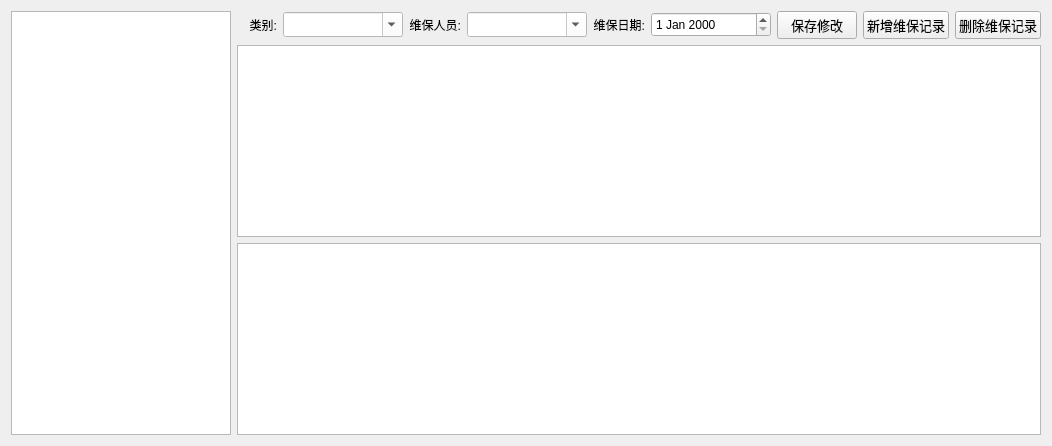
        <widget class="QWidget" name="tab">
         <attribute name="title">
          <string>维保记录</string>
         </attribute>
         <layout class="QHBoxLayout" name="horizontalLayout_5">
          <item>
           <layout class="QHBoxLayout" name="horizontalLayout_3">
            <item>
             <widget class="QTableView" name="Tb_WB">
              <property name="maximumSize">
               <size>
                <width>220</width>
                <height>16777215</height>
               </size>
              </property>
              <property name="selectionBehavior">
               <enum>QAbstractItemView::SelectRows</enum>
              </property>
              <attribute name="horizontalHeaderDefaultSectionSize">
               <number>100</number>
              </attribute>
             </widget>
            </item>
            <item>
             <layout class="QVBoxLayout" name="verticalLayout_2">
              <item>
               <layout class="QHBoxLayout" name="horizontalLayout_2">
                <item>
                 <widget class="QLabel" name="label_28">
                  <property name="minimumSize">
                   <size>
                    <width>40</width>
                    <height>0</height>
                   </size>
                  </property>
                  <property name="maximumSize">
                   <size>
                    <width>40</width>
                    <height>16777215</height>
                   </size>
                  </property>
                  <property name="styleSheet">
                   <string notr="true">font: 10pt &quot;微软雅黑&quot;;</string>
                  </property>
                  <property name="text">
                   <string>类别:</string>
                  </property>
                  <property name="alignment">
                   <set>Qt::AlignRight|Qt::AlignTrailing|Qt::AlignVCenter</set>
                  </property>
                 </widget>
                </item>
                <item>
                 <widget class="QComboBox" name="comboBox_wb_type">
                  <property name="minimumSize">
                   <size>
                    <width>120</width>
                    <height>25</height>
                   </size>
                  </property>
                  <property name="maximumSize">
                   <size>
                    <width>300</width>
                    <height>16777215</height>
                   </size>
                  </property>
                  <property name="font">
                   <font>
                    <family>微软雅黑</family>
                    <pointsize>9</pointsize>
                    <weight>50</weight>
                    <italic>false</italic>
                    <bold>false</bold>
                   </font>
                  </property>
                  <property name="styleSheet">
                   <string notr="true">background-color: rgb(255, 255, 255);
font: 9pt &quot;微软雅黑&quot;;</string>
                  </property>
                  <property name="editable">
                   <bool>true</bool>
                  </property>
                  <property name="iconSize">
                   <size>
                    <width>16</width>
                    <height>16</height>
                   </size>
                  </property>
                  <property name="duplicatesEnabled">
                   <bool>false</bool>
                  </property>
                  <property name="modelColumn">
                   <number>0</number>
                  </property>
                 </widget>
                </item>
                <item>
                 <widget class="QLabel" name="label_29">
                  <property name="minimumSize">
                   <size>
                    <width>40</width>
                    <height>0</height>
                   </size>
                  </property>
                  <property name="maximumSize">
                   <size>
                    <width>80</width>
                    <height>16777215</height>
                   </size>
                  </property>
                  <property name="styleSheet">
                   <string notr="true">font: 10pt &quot;微软雅黑&quot;;</string>
                  </property>
                  <property name="text">
                   <string>维保人员:</string>
                  </property>
                  <property name="alignment">
                   <set>Qt::AlignRight|Qt::AlignTrailing|Qt::AlignVCenter</set>
                  </property>
                 </widget>
                </item>
                <item>
                 <widget class="QComboBox" name="comboBox_operate_user">
                  <property name="minimumSize">
                   <size>
                    <width>120</width>
                    <height>25</height>
                   </size>
                  </property>
                  <property name="maximumSize">
                   <size>
                    <width>300</width>
                    <height>16777215</height>
                   </size>
                  </property>
                  <property name="font">
                   <font>
                    <family>微软雅黑</family>
                    <pointsize>9</pointsize>
                    <weight>50</weight>
                    <italic>false</italic>
                    <bold>false</bold>
                   </font>
                  </property>
                  <property name="styleSheet">
                   <string notr="true">background-color: rgb(255, 255, 255);
font: 9pt &quot;微软雅黑&quot;;</string>
                  </property>
                  <property name="editable">
                   <bool>true</bool>
                  </property>
                 </widget>
                </item>
                <item>
                 <widget class="QLabel" name="label_30">
                  <property name="minimumSize">
                   <size>
                    <width>30</width>
                    <height>0</height>
                   </size>
                  </property>
                  <property name="maximumSize">
                   <size>
                    <width>80</width>
                    <height>16777215</height>
                   </size>
                  </property>
                  <property name="styleSheet">
                   <string notr="true">font: 10pt &quot;微软雅黑&quot;;</string>
                  </property>
                  <property name="text">
                   <string>维保日期:</string>
                  </property>
                  <property name="alignment">
                   <set>Qt::AlignRight|Qt::AlignTrailing|Qt::AlignVCenter</set>
                  </property>
                 </widget>
                </item>
                <item>
                 <widget class="QDateEdit" name="dateEdit_wbdate">
                  <property name="minimumSize">
                   <size>
                    <width>120</width>
                    <height>25</height>
                   </size>
                  </property>
                  <property name="styleSheet">
                   <string notr="true">font: 10pt &quot;微软雅黑&quot;;</string>
                  </property>
                 </widget>
                </item>
                <item>
                 <widget class="QPushButton" name="pushButton_upd_weibao">
                  <property name="font">
                   <font>
                    <family>微软雅黑</family>
                    <pointsize>10</pointsize>
                   </font>
                  </property>
                  <property name="text">
                   <string>保存修改</string>
                  </property>
                 </widget>
                </item>
                <item>
                 <widget class="QPushButton" name="pushButton_new_wb">
                  <property name="font">
                   <font>
                    <family>微软雅黑</family>
                    <pointsize>10</pointsize>
                   </font>
                  </property>
                  <property name="text">
                   <string>新增维保记录</string>
                  </property>
                 </widget>
                </item>
                <item>
                 <widget class="QPushButton" name="pushButton_wb_record_del">
                  <property name="font">
                   <font>
                    <family>微软雅黑</family>
                    <pointsize>10</pointsize>
                   </font>
                  </property>
                  <property name="text">
                   <string>删除维保记录</string>
                  </property>
                 </widget>
                </item>
               </layout>
              </item>
              <item>
               <widget class="QTextEdit" name="Te_Wb_Info">
                <property name="maximumSize">
                 <size>
                  <width>16777215</width>
                  <height>300</height>
                 </size>
                </property>
                <property name="font">
                 <font>
                  <family>微软雅黑</family>
                  <pointsize>10</pointsize>
                 </font>
                </property>
               </widget>
              </item>
              <item>
               <widget class="QTextEdit" name="Te_Solution">
                <property name="styleSheet">
                 <string notr="true">font: 10pt &quot;微软雅黑&quot;;
color: rgb(0, 0, 0);</string>
                </property>
               </widget>
              </item>
             </layout>
            </item>
           </layout>
          </item>
         </layout>
        </widget>
